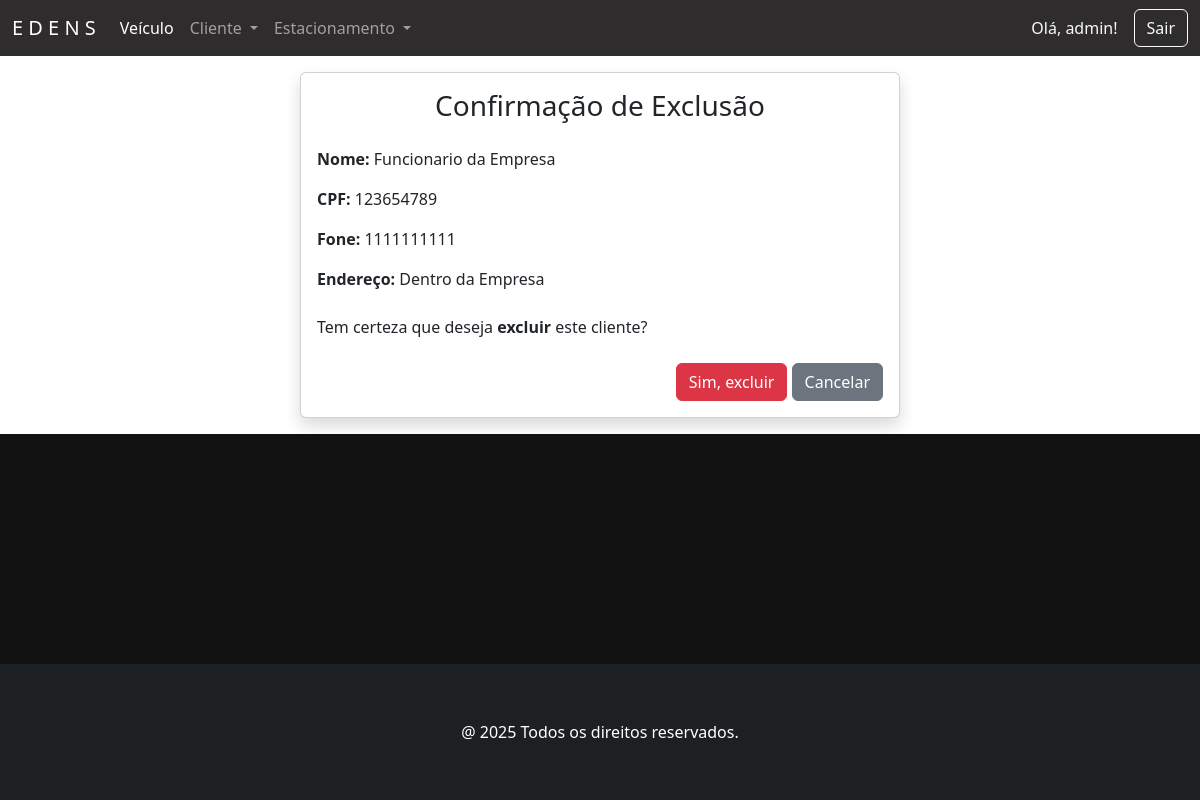
The page /11/cliente/apagar (signed in) on the database its author committed.
### pessoa/models.py (models this page shows, shortened)
class Pessoa(models.Model):
    nome = models.CharField('Nome', max_length=50, help_text='Nome completo')
    cpf = models.CharField('CPF', max_length=11, help_text='CPF completo', unique=True)
    fone = models.CharField('Fone', max_length=11, help_text='Número de telefone', unique=True)
    email = models.EmailField('Email', max_length=100, unique=True, null=True, blank=True)
    class Meta:
        abstract = True

class Cliente(Pessoa):
    endereco = models.CharField('Endereço', max_length=100, help_text='Endereço Completo')
    empresa = models.ManyToManyField(Juridico, blank=True, related_name='clientes')
    class Meta:
        verbose_name = 'Cliente'
        verbose_name_plural = 'Clientes'

### pessoa/views.py (the view)
# urls.py: path('<int:pk>/cliente/apagar', ClienteDeleteView.as_view(), name='cliente_apagar'),
class ClienteDeleteView(PermissionRequiredMixin, SuccessMessageMixin, DeleteView):
    permission_required = 'pessoa.delete_cliente'
    permission_denied_message = 'Excluir cliente'
    model = Cliente
    template_name ='pessoa_apagar.html'
    success_url = reverse_lazy('clientes')

### pessoa/templates/pessoa_apagar.html (shortened to what this page needs)
{% extends 'principal.html' %}
{% load django_bootstrap5 %}
{% block content %}
  <div class="card shadow m-3 col-md-6 mx-auto">
    <div class="card-body">
      <h3 class="text-center mb-4">Confirmação de Exclusão</h3>
      <p><strong>Nome:</strong> {{ object.nome }}</p>
      <p><strong>CPF:</strong> {{ object.cpf }}</p>
      <p><strong>Fone:</strong> {{ object.fone }}</p>
      <p><strong>Endereço:</strong> {{ object.endereco }}</p>
      <p class="mt-4">Tem certeza que deseja <strong>excluir</strong> este cliente?</p>
      <form method="POST">
        <div class="text-end mt-4">
          {% bootstrap_button button_type="submit" content="Sim, excluir" button_class="btn-danger" %}
          <a href="{% url 'clientes' %}" class="btn btn-secondary text-white">Cancelar</a>
        </div>
      </form>
    </div>
  </div>
{% endblock %}

### home/templates/principal.html (shortened to what this page needs)
<!DOCTYPE html>
{% load static %}
{% load django_bootstrap5 %}
<html lang="pt-br">
{% block head %}
    {% include 'head.html' %}
{% endblock %}
<body class="d-flex flex-column min-vh-100">
<div class="container-float bg-white">
    <nav class="navbar navbar-expand-lg navbar-custom navbar-dark sticky-top">
        <div class="container-fluid">
            <a class="navbar-brand" href="{% url 'index' %}">E D E N S</a>
            <div class="collapse navbar-collapse" id="navbarSupportedContent">
                {% if user.is_authenticated %}
                    <ul class="navbar-nav me-auto mb-2 mb-lg-0">
                        <li class="nav-item">
                            <a class="nav-link active" href="{% url 'veiculo' %}">Veículo</a>
                        </li>
                        <li class="nav-item dropdown">
                            <a class="nav-link dropdown-toggle" href="#" role="button" data-bs-toggle="dropdown"
                               aria-expanded="false">
                                Cliente
                            </a>
                        </li>
                        <li class="nav-item dropdown">
                            <a class="nav-link dropdown-toggle" href="#" role="button" data-bs-toggle="dropdown"
                               aria-expanded="false">
                                Estacionamento
                            </a>
                        </li>
                    </ul>
                    <div class="d-flex align-items-center">
                        <span class="text-light me-3">Olá, {{ user.username }}!</span>
                        <form method="post" action="{% url 'logout' %}">
                            <button type="submit" class="btn btn-outline-light">Sair</button>
                        </form>
                    </div>
                {% else %}
                    <div class="d-flex align-items-center ms-auto">
                        <a href="{% url 'login' %}" class="btn btn-outline-light">Login</a>
                    </div>
                {% endif %}
            </div>
        </div>
    </nav>
    {% block content %}
    {% endblock %}
</div>
</body>
{% block footer %}
    {% include "footer.html" %}
{% endblock %}
</html>

### static/css/estilos.css (style rules this page uses)
.navbar-custom { background-color: #2e2c2c; }
body:not(.navbar-custom) { background-color: #121212; }

### rows shown on the page
Cliente: nome "Funcionario da Empresa", cpf "123654789", fone "1111111111", endereco "Dentro da Empresa"

### other values the page prints
{{ user.username }} "admin"
